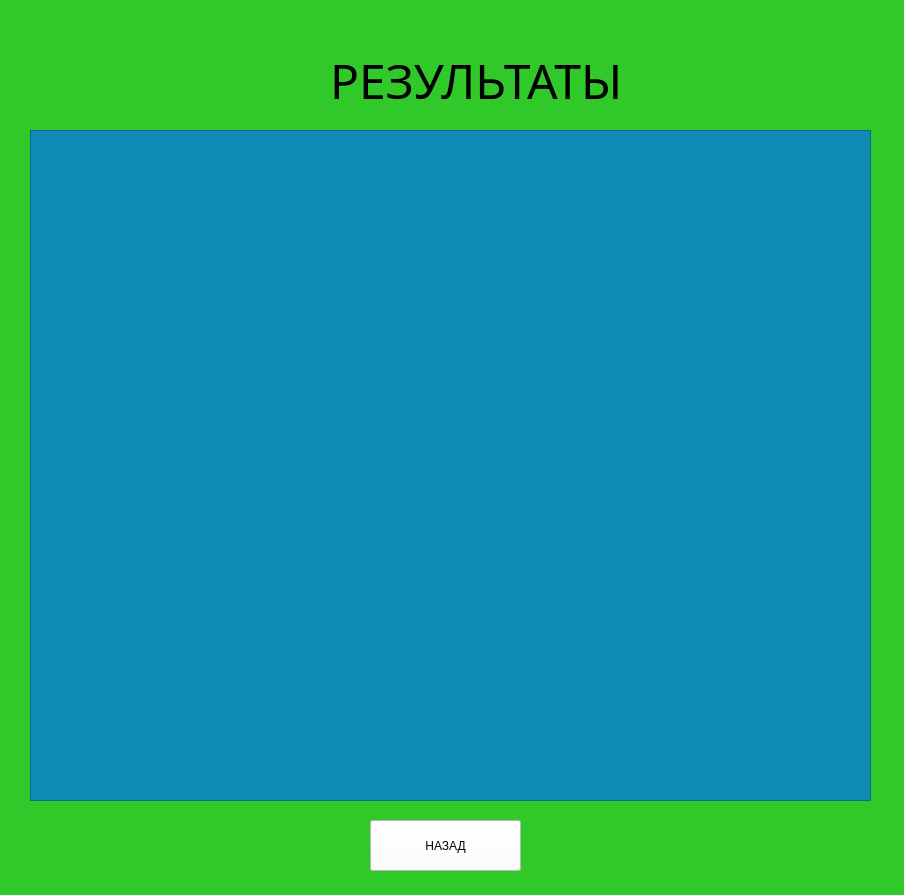
<?xml version="1.0" encoding="UTF-8"?>
<ui version="4.0">
 <class>Form</class>
 <widget class="QWidget" name="Form">
  <property name="geometry">
   <rect>
    <x>0</x>
    <y>0</y>
    <width>904</width>
    <height>895</height>
   </rect>
  </property>
  <property name="windowTitle">
   <string>Результаты</string>
  </property>
  <property name="styleSheet">
   <string notr="true">background-color: rgb(49, 200, 41);</string>
  </property>
  <widget class="QListWidget" name="result_list">
   <property name="geometry">
    <rect>
     <x>30</x>
     <y>130</y>
     <width>841</width>
     <height>671</height>
    </rect>
   </property>
   <property name="styleSheet">
    <string notr="true">background-color: rgb(15, 138, 182);
font: 26pt &quot;MS Shell Dlg 2&quot;;</string>
   </property>
  </widget>
  <widget class="QLabel" name="label">
   <property name="geometry">
    <rect>
     <x>330</x>
     <y>50</y>
     <width>361</width>
     <height>61</height>
    </rect>
   </property>
   <property name="font">
    <font>
     <family>Segoe Print</family>
     <pointsize>36</pointsize>
     <weight>50</weight>
     <italic>false</italic>
     <bold>false</bold>
    </font>
   </property>
   <property name="styleSheet">
    <string notr="true">font: 36pt &quot;Segoe Print&quot;;</string>
   </property>
   <property name="text">
    <string>РЕЗУЛЬТАТЫ</string>
   </property>
  </widget>
  <widget class="QPushButton" name="back">
   <property name="geometry">
    <rect>
     <x>370</x>
     <y>820</y>
     <width>151</width>
     <height>51</height>
    </rect>
   </property>
   <property name="styleSheet">
    <string notr="true">background-color: rgb(255, 255, 255);</string>
   </property>
   <property name="text">
    <string>НАЗАД</string>
   </property>
  </widget>
 </widget>
 <resources/>
 <connections/>
</ui>
